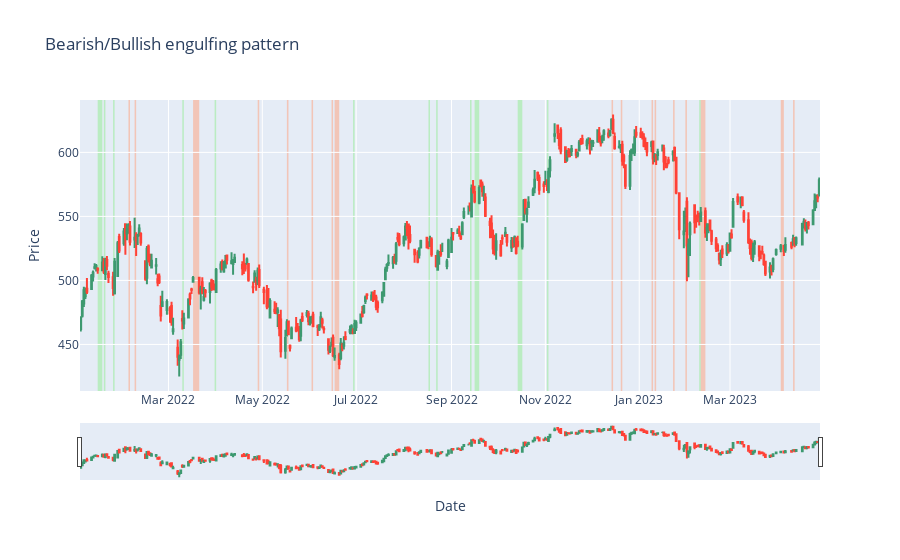

The notebook cell saved with this chart:
### Code cell
fig = go.Figure(data=[go.Candlestick(x=df.index, open=df['Open'], high=df['High'], low=df['Low'], close=df['Close'])])
for i in range(2, len(df)):
    if bearish_engulfing(df.iloc[i-2:i+1]):
        fig.add_vrect(
            x0=df.index[i-1], x1=df.index[i],
            fillcolor="LightSalmon", opacity=0.5,
            layer="below", line_width=0,
        )
    if bullish_engulfing(df.iloc[i-2:i+1]):
        fig.add_vrect(
            x0=df.index[i-1], x1=df.index[i],
            fillcolor="LightGreen", opacity=0.5,
            layer="below", line_width=0,
        )
        
# set title and axis labels
fig.update_layout(
    title="Bearish/Bullish engulfing pattern",
    xaxis_title="Date",
    yaxis_title="Price",
)

fig

### Figure 1 — Plotly figure (JSON) as saved in the notebook; plotly's stock layout.template omitted (floating-point values rounded to 4 significant figures; data arrays with more than 128 entries replaced by an {"elided": "..."} marker saying what was removed)
{"data": [{"close": {"elided": "327 float values"}, "high": {"elided": "327 float values"}, "low": {"elided": "327 float values"}, "open": {"elided": "327 float values"}, "type": "candlestick", "x": {"elided": "327 str values"}}], "layout": {"shapes": [{"fillcolor": "LightGreen", "layer": "below", "line": {"width": 0}, "opacity": 0.5, "type": "rect", "x0": "2022-01-14T00:00:00", "x1": "2022-01-17T00:00:00", "xref": "x", "y0": 0, "y1": 1, "yref": "y domain"}, {"fillcolor": "LightGreen", "layer": "below", "line": {"width": 0}, "opacity": 0.5, "type": "rect", "x0": "2022-01-18T00:00:00", "x1": "2022-01-19T00:00:00", "xref": "x", "y0": 0, "y1": 1, "yref": "y domain"}, {"fillcolor": "LightGreen", "layer": "below", "line": {"width": 0}, "opacity": 0.5, "type": "rect", "x0": "2022-01-24T00:00:00", "x1": "2022-01-25T00:00:00", "xref": "x", "y0": 0, "y1": 1, "yref": "y domain"}, {"fillcolor": "LightSalmon", "layer": "below", "line": {"width": 0}, "opacity": 0.5, "type": "rect", "x0": "2022-02-03T00:00:00", "x1": "2022-02-04T00:00:00", "xref": "x", "y0": 0, "y1": 1, "yref": "y domain"}, {"fillcolor": "LightSalmon", "layer": "below", "line": {"width": 0}, "opacity": 0.5, "type": "rect", "x0": "2022-02-07T00:00:00", "x1": "2022-02-08T00:00:00", "xref": "x", "y0": 0, "y1": 1, "yref": "y domain"}, {"fillcolor": "LightGreen", "layer": "below", "line": {"width": 0}, "opacity": 0.5, "type": "rect", "x0": "2022-03-10T00:00:00", "x1": "2022-03-11T00:00:00", "xref": "x", "y0": 0, "y1": 1, "yref": "y domain"}, {"fillcolor": "LightSalmon", "layer": "below", "line": {"width": 0}, "opacity": 0.5, "type": "rect", "x0": "2022-03-17T00:00:00", "x1": "2022-03-21T00:00:00", "xref": "x", "y0": 0, "y1": 1, "yref": "y domain"}, {"fillcolor": "LightGreen", "layer": "below", "line": {"width": 0}, "opacity": 0.5, "type": "rect", "x0": "2022-03-31T00:00:00", "x1": "2022-04-01T00:00:00", "xref": "x", "y0": 0, "y1": 1, "yref": "y domain"}, {"fillcolor": "LightSalmon", "layer": "below", "line": {"width": 0}, "opacity": 0.5, "type": "rect", "x0": "2022-04-28T00:00:00", "x1": "2022-04-29T00:00:00", "xref": "x", "y0": 0, "y1": 1, "yref": "y domain"}, {"fillcolor": "LightSalmon", "layer": "below", "line": {"width": 0}, "opacity": 0.5, "type": "rect", "x0": "2022-05-17T00:00:00", "x1": "2022-05-18T00:00:00", "xref": "x", "y0": 0, "y1": 1, "yref": "y domain"}, {"fillcolor": "LightSalmon", "layer": "below", "line": {"width": 0}, "opacity": 0.5, "type": "rect", "x0": "2022-06-02T00:00:00", "x1": "2022-06-03T00:00:00", "xref": "x", "y0": 0, "y1": 1, "yref": "y domain"}, {"fillcolor": "LightSalmon", "layer": "below", "line": {"width": 0}, "opacity": 0.5, "type": "rect", "x0": "2022-06-15T00:00:00", "x1": "2022-06-16T00:00:00", "xref": "x", "y0": 0, "y1": 1, "yref": "y domain"}, {"fillcolor": "LightSalmon", "layer": "below", "line": {"width": 0}, "opacity": 0.5, "type": "rect", "x0": "2022-06-17T00:00:00", "x1": "2022-06-20T00:00:00", "xref": "x", "y0": 0, "y1": 1, "yref": "y domain"}, {"fillcolor": "LightGreen", "layer": "below", "line": {"width": 0}, "opacity": 0.5, "type": "rect", "x0": "2022-06-29T00:00:00", "x1": "2022-06-30T00:00:00", "xref": "x", "y0": 0, "y1": 1, "yref": "y domain"}, {"fillcolor": "LightGreen", "layer": "below", "line": {"width": 0}, "opacity": 0.5, "type": "rect", "x0": "2022-08-17T00:00:00", "x1": "2022-08-18T00:00:00", "xref": "x", "y0": 0, "y1": 1, "yref": "y domain"}, {"fillcolor": "LightGreen", "layer": "below", "line": {"width": 0}, "opacity": 0.5, "type": "rect", "x0": "2022-08-22T00:00:00", "x1": "2022-08-23T00:00:00", "xref": "x", "y0": 0, "y1": 1, "yref": "y domain"}, {"fillcolor": "LightGreen", "layer": "below", "line": {"width": 0}, "opacity": 0.5, "type": "rect", "x0": "2022-09-13T00:00:00", "x1": "2022-09-14T00:00:00", "xref": "x", "y0": 0, "y1": 1, "yref": "y domain"}, {"fillcolor": "LightGreen", "layer": "below", "line": {"width": 0}, "opacity": 0.5, "type": "rect", "x0": "2022-09-16T00:00:00", "x1": "2022-09-19T00:00:00", "xref": "x", "y0": 0, "y1": 1, "yref": "y domain"}, {"fillcolor": "LightGreen", "layer": "below", "line": {"width": 0}, "opacity": 0.5, "type": "rect", "x0": "2022-10-14T00:00:00", "x1": "2022-10-17T00:00:00", "xref": "x", "y0": 0, "y1": 1, "yref": "y domain"}, {"fillcolor": "LightGreen", "layer": "below", "line": {"width": 0}, "opacity": 0.5, "type": "rect", "x0": "2022-11-02T00:00:00", "x1": "2022-11-03T00:00:00", "xref": "x", "y0": 0, "y1": 1, "yref": "y domain"}, {"fillcolor": "LightSalmon", "layer": "below", "line": {"width": 0}, "opacity": 0.5, "type": "rect", "x0": "2022-12-14T00:00:00", "x1": "2022-12-15T00:00:00", "xref": "x", "y0": 0, "y1": 1, "yref": "y domain"}, {"fillcolor": "LightSalmon", "layer": "below", "line": {"width": 0}, "opacity": 0.5, "type": "rect", "x0": "2022-12-20T00:00:00", "x1": "2022-12-21T00:00:00", "xref": "x", "y0": 0, "y1": 1, "yref": "y domain"}, {"fillcolor": "LightSalmon", "layer": "below", "line": {"width": 0}, "opacity": 0.5, "type": "rect", "x0": "2023-01-09T00:00:00", "x1": "2023-01-10T00:00:00", "xref": "x", "y0": 0, "y1": 1, "yref": "y domain"}, {"fillcolor": "LightSalmon", "layer": "below", "line": {"width": 0}, "opacity": 0.5, "type": "rect", "x0": "2023-01-11T00:00:00", "x1": "2023-01-12T00:00:00", "xref": "x", "y0": 0, "y1": 1, "yref": "y domain"}, {"fillcolor": "LightSalmon", "layer": "below", "line": {"width": 0}, "opacity": 0.5, "type": "rect", "x0": "2023-01-23T00:00:00", "x1": "2023-01-24T00:00:00", "xref": "x", "y0": 0, "y1": 1, "yref": "y domain"}, {"fillcolor": "LightSalmon", "layer": "below", "line": {"width": 0}, "opacity": 0.5, "type": "rect", "x0": "2023-01-31T00:00:00", "x1": "2023-02-01T00:00:00", "xref": "x", "y0": 0, "y1": 1, "yref": "y domain"}, {"fillcolor": "LightGreen", "layer": "below", "line": {"width": 0}, "opacity": 0.5, "type": "rect", "x0": "2023-02-09T00:00:00", "x1": "2023-02-10T00:00:00", "xref": "x", "y0": 0, "y1": 1, "yref": "y domain"}, {"fillcolor": "LightSalmon", "layer": "below", "line": {"width": 0}, "opacity": 0.5, "type": "rect", "x0": "2023-02-10T00:00:00", "x1": "2023-02-13T00:00:00", "xref": "x", "y0": 0, "y1": 1, "yref": "y domain"}, {"fillcolor": "LightSalmon", "layer": "below", "line": {"width": 0}, "opacity": 0.5, "type": "rect", "x0": "2023-04-03T00:00:00", "x1": "2023-04-05T00:00:00", "xref": "x", "y0": 0, "y1": 1, "yref": "y domain"}, {"fillcolor": "LightSalmon", "layer": "below", "line": {"width": 0}, "opacity": 0.5, "type": "rect", "x0": "2023-04-11T00:00:00", "x1": "2023-04-12T00:00:00", "xref": "x", "y0": 0, "y1": 1, "yref": "y domain"}], "title": {"text": "Bearish/Bullish engulfing pattern"}, "xaxis": {"title": {"text": "Date"}}, "yaxis": {"title": {"text": "Price"}}}}
